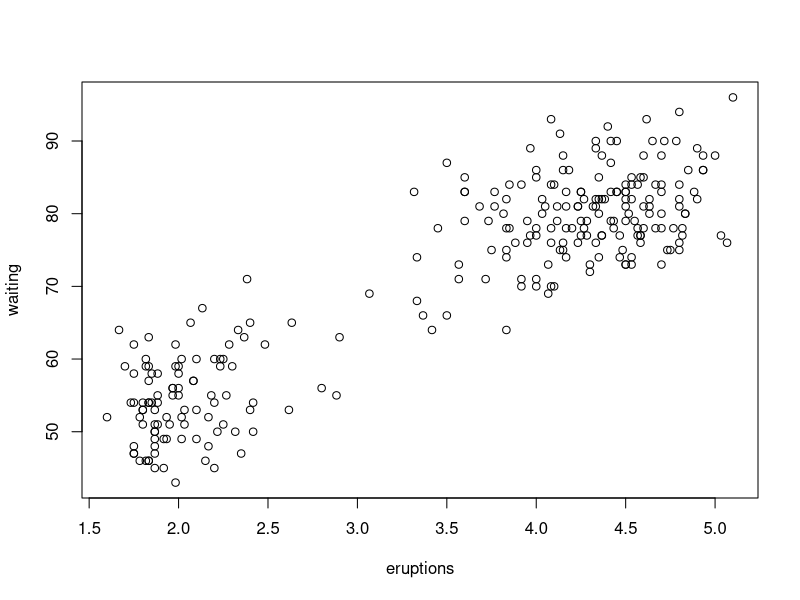
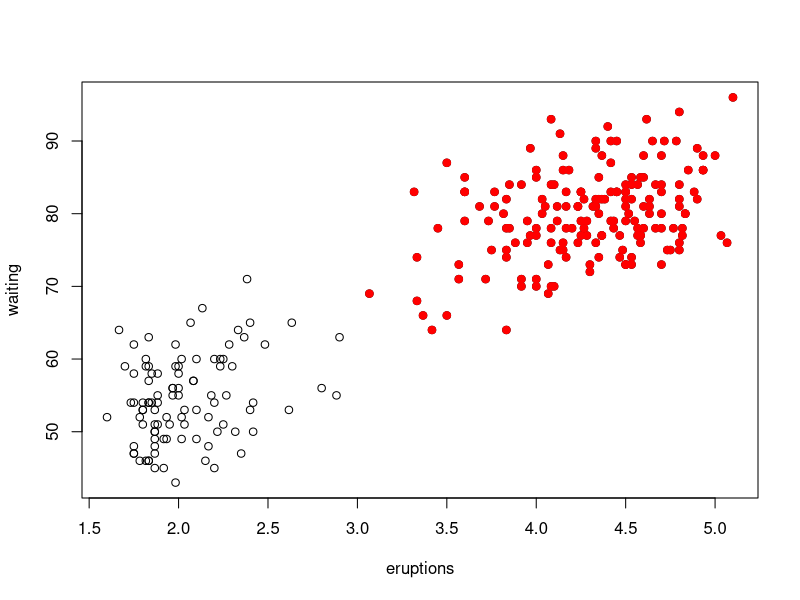

R code for these plots, in order: (Note: this script raises an error after producing the figures.)
str(faithful)
plot(faithful)

eruptions.long <- with(faithful, faithful[eruptions > 3,])
plot(faithful)
points(eruptions.long, col="red", pch=19)

dev.off()
points(eruptions.long, col="red", pch=19)

faithful.lm <- lm(waiting ~ eruptions, data=faithful)
plot(faithful)
points(eruptions.long, col="red", pch=19)
lines(x=faithful$eruptions, y=fitted(faithful.lm), col="blue")
abline(v=3, col="purple")
abline(h=mean(faithful$waiting), col="green")

abline(a=coef(faithful.lm)[1],b=coef(faithful.lm)[2], col="blue")
abline(faithful.lm, col="blue")

library(ggplot2)
ggplot(data=mtcars, aes(x=wt, y=mpg))+
  geom_point()+
  labs(title="Fuel Consumption vs. Weight",
       x="Weight(1,000 lbs)", y="Fuel Consumption (miles per gallon)")

data("mtcars")
mtcars$gear <- factor(mtcars$gear, levels=c(3,4,5),
                      labels=c("3 gears", "4 gears", "5 gears"))
mtcars$cyl <- factor(mtcars$cyl, levels=c(4,6,8),
                     labels=c("4 cylinders", "6 cylinders", "8 cylinders"))
ggplot(data=mtcars, aes(x=mpg))+geom_histogram()+facet_grid(cyl~.)+
  labs(title="geom_histogram()", x="Miles per Gallon")
